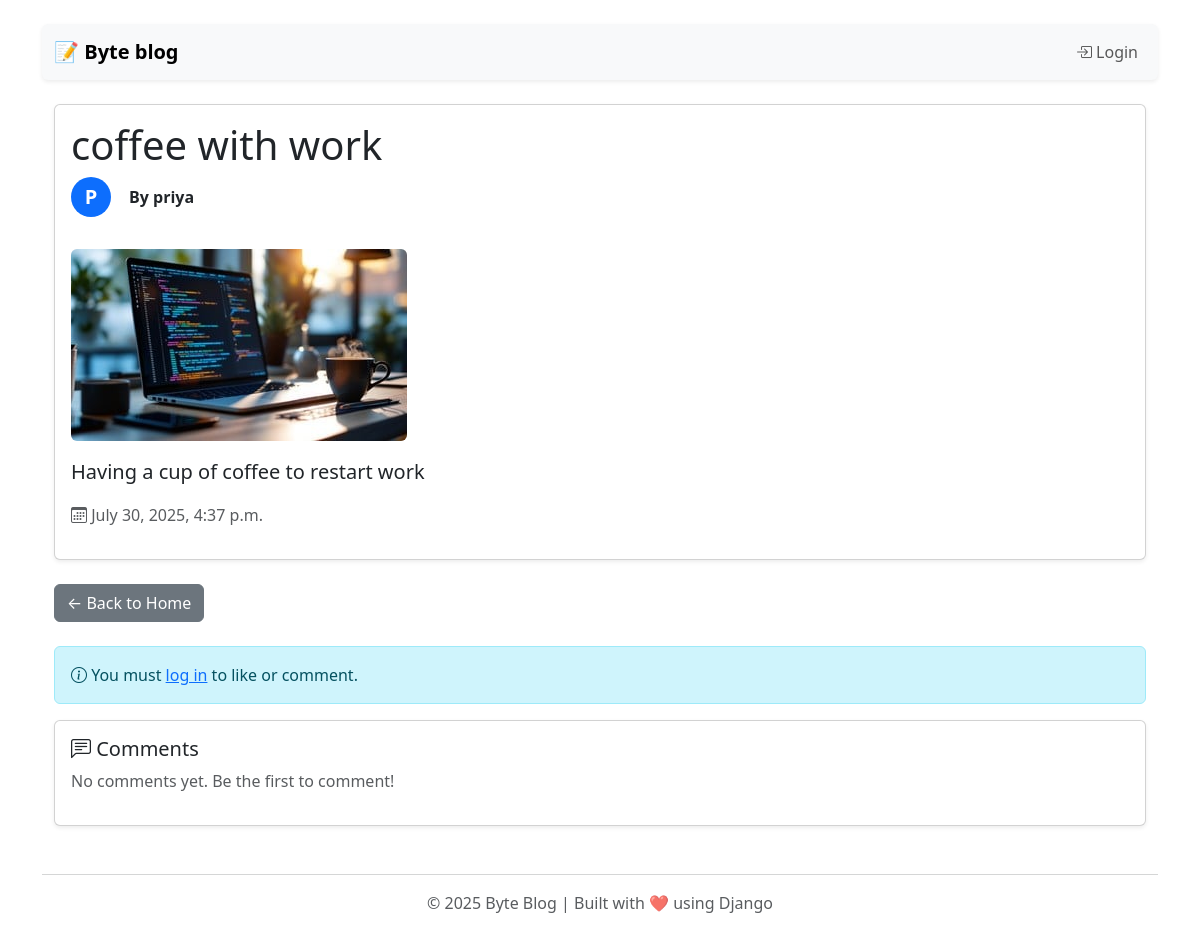
The page /post/33/ on the database its author committed.
### blog/models.py (models this page shows, shortened)
class Post(models.Model):
    title=models.CharField(max_length=200)
    image = models.ImageField(upload_to='post_images/', blank=True, null=True)
    content=models.TextField()
    date_created=models.DateTimeField(auto_now_add=True)
    author = models.ForeignKey(User, on_delete=models.CASCADE ,default=1)

### blog/views.py (the view, shortened to what this page needs)
# urls.py: path('post/<int:post_id>/',views.post_detail,name='post_detail'),
def post_detail(request, post_id):
    post = get_object_or_404(Post, id=post_id)
    comments = post.comments.all().order_by('-created_at')  # Most recent comments first
    liked = False
    if request.user.is_authenticated:
        liked = Like.objects.filter(post=post, user=request.user).exists()
    context = {
        'post': post,
        'comments': comments,
        'liked': liked,
    }
    return render(request, 'blog/post_detail.html', context)

### templates/blog/post_detail.html (shortened to what this page needs)
{% extends 'blog/base.html' %}
{% block content %}
<div class="container mt-4">
  <div class="card mb-4 shadow-sm">
    <div class="card-body">
      <h1 class="card-title">{{ post.title }}</h1>
      <div class="d-flex align-items-center mb-3">
  {% if post.author.profile.image %}
    <img src="{{ post.author.profile.image.url }}" alt="Avatar"
         class="rounded-circle" height="40" width="40">
  {% else %}
    <div class="avatar-placeholder">
      {{ post.author.first_name|default:post.author.username|slice:":1"|upper }}
    </div>
  {% endif %}
  <strong class="ms-2">By {{ post.author }}</strong>
</div>
      {% if post.image %}
        <img src="{{ post.image.url }}" alt="Post Image" class="img-fluid rounded my-3" style="max-height: 400px;">
      {% endif %}
      <p class="card-text fs-5">{{ post.content }}</p>
      <p class="text-muted">
        <i class="bi bi-calendar3"></i> {{ post.date_created|date:"F j, Y, g:i a" }}
      </p>
    </div>
  </div>
  <a href="{% url 'home' %}" class="btn btn-secondary mb-4">← Back to Home</a>
  {% if user.is_authenticated %}
    <form method="POST" action="{% url 'like_post' post_id=post.id %}" class="mb-3 d-flex align-items-center gap-2">
      {% csrf_token %}
      <button type="submit" class="btn btn-outline-primary">
        <i class="bi bi-hand-thumbs-up"></i> {{ liked|yesno:"Unlike,Like" }}
      </button>
      <span class="text-muted">{{ post.likes.count }} like{{ post.likes.count|pluralize }}</span>
    </form>
    <div class="card mb-4 shadow-sm">
      <div class="card-body">
        <h5 class="card-title">Leave a Comment</h5>
        <form method="POST">
          {% csrf_token %}
          <div class="mb-3">
            <textarea name="comment" rows="3" class="form-control" placeholder="Write your comment..." required></textarea>
          </div>
          <button type="submit" class="btn btn-success">
            <i class="bi bi-chat-dots"></i> Post Comment
          </button>
        </form>
      </div>
    </div>
  {% else %}
    <div class="alert alert-info">
      <i class="bi bi-info-circle"></i> You must <a href="{% url 'login' %}">log in</a> to like or comment.
    </div>
  {% endif %}
  <div class="card shadow-sm">
    <div class="card-body">
      <h5 class="card-title"><i class="bi bi-chat-left-text"></i> Comments</h5>
      {% if comments %}
        <ul class="list-group list-group-flush">
          {% for comment in comments %}
            <li class="list-group-item d-flex justify-content-between">
              <div>
                <strong>{{ comment.author.username }}</strong>
                {% if comment.author == user %}
                  <span class="badge bg-info text-dark">You</span>
                {% endif %}
                <br>
                {{ comment.content }}
              </div>
              <small class="text-muted">{{ comment.date_created|date:"M d, Y H:i" }}</small>
            </li>
          {% endfor %}
        </ul>
      {% else %}
        <p class="text-muted">No comments yet. Be the first to comment!</p>
      {% endif %}
    </div>
  </div>
</div>
{% endblock %}

### templates/blog/base.html (style rules this page uses)
body { transition: background-color 0.3s, color 0.3s; }

### templates/blog/post_detail.html (style rules this page uses)
.avatar-placeholder { width: 40px; height: 40px; background-color: #0d6efd; color: white; font-weight: bold; font-size: 20px; border-radius: 50%; display: inline-flex; align-items: center; justify-content: center; margin-right: 10px; }

### rows shown on the page
Post: title "coffee with work", author.first_name "P", author "priya", image (picture), content "Having a cup of coffee to restart work", date_created "July 30, 2025, 4:37 p.m."
